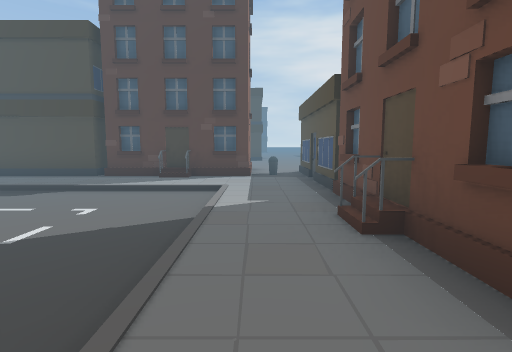
[1] (above)

24 first-person views from a walk through a Unity game level. The camera is 1.4 m above the floor, tilts 6° down and sees 85° across. The floor is counted in squares, 2 m on a side. Each view is taken from the middle of a square. On the plan, view 1 faces up. The plan holds only what a view shows up to about 9 squares ahead; the rest is blank. The place goes on beyond the plan.

[2]
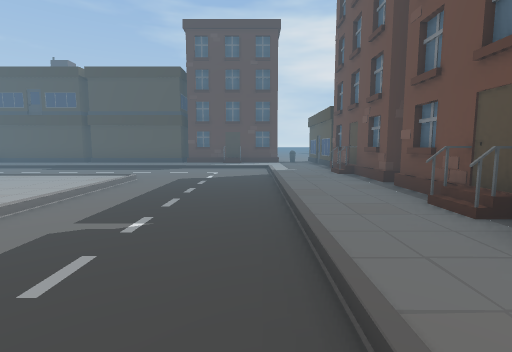

[3]
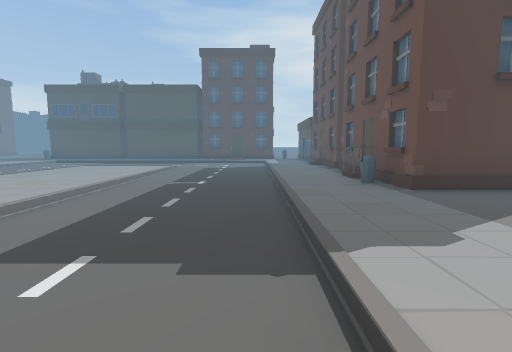

[4]
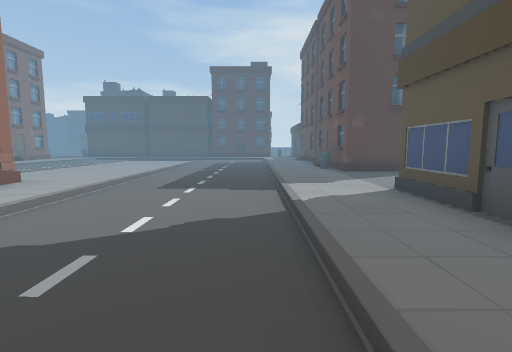

[5]
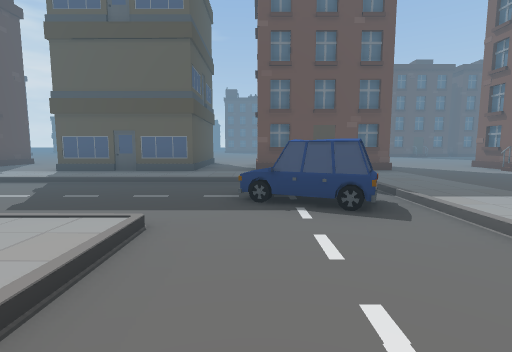

[6]
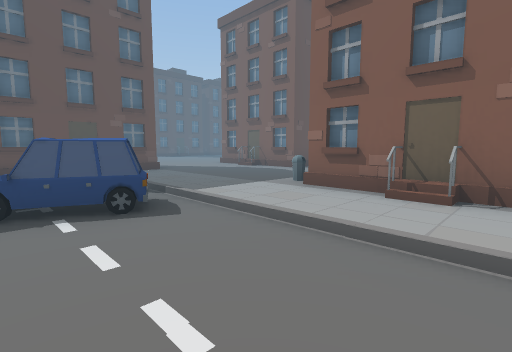

[7]
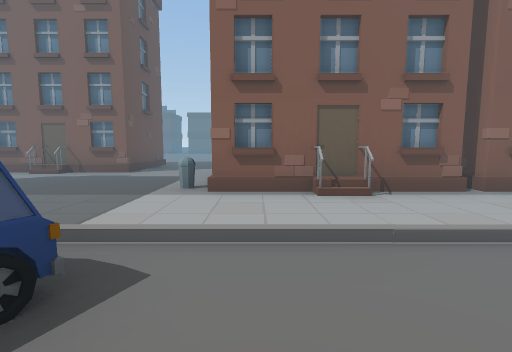

[8]
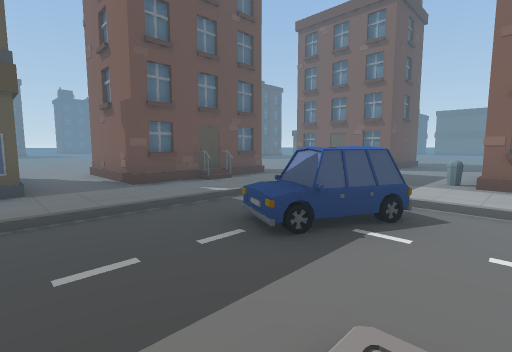

[9]
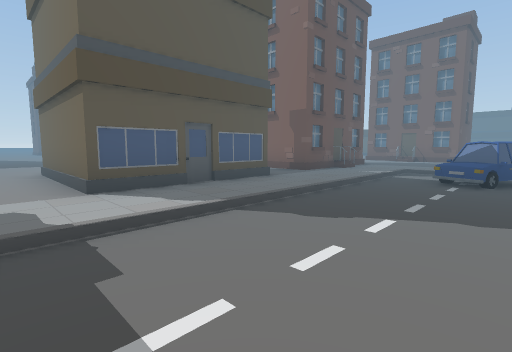

[10]
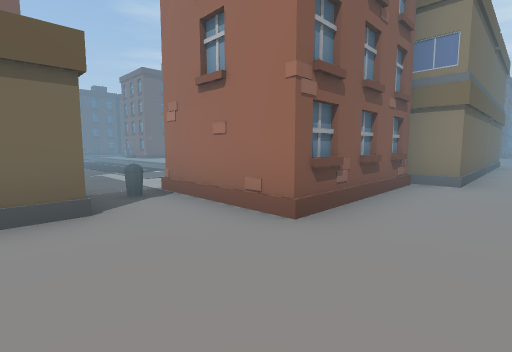

[11]
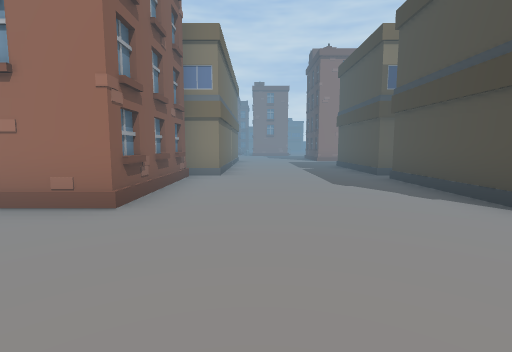

[12]
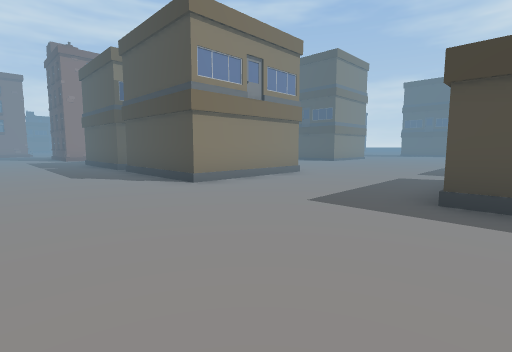

[13]
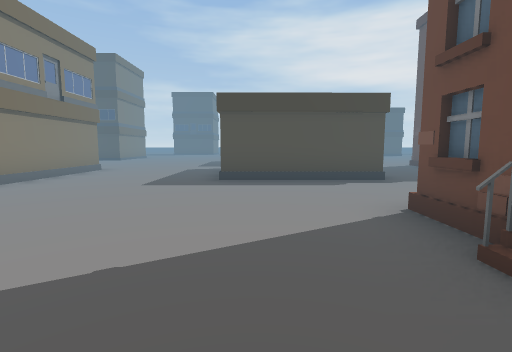

[14]
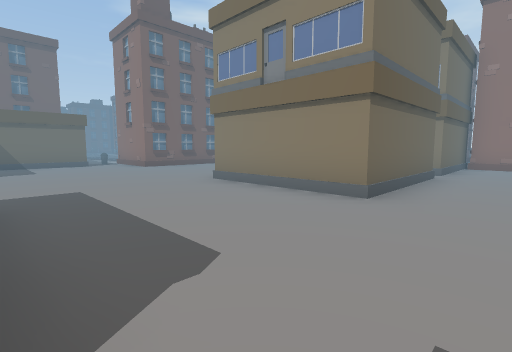

[15]
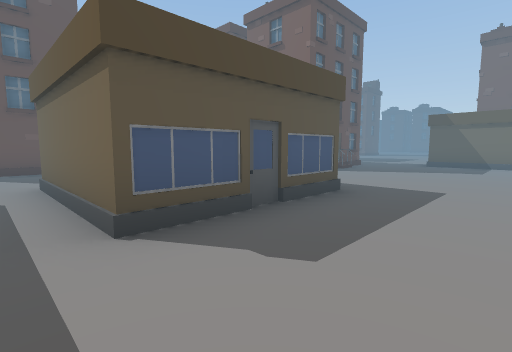

[16]
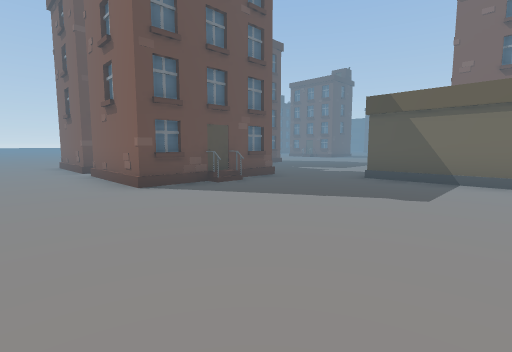

[17]
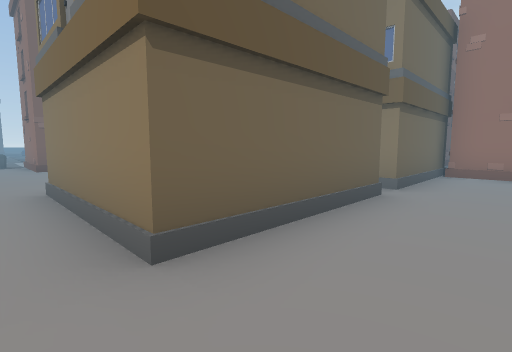

[18]
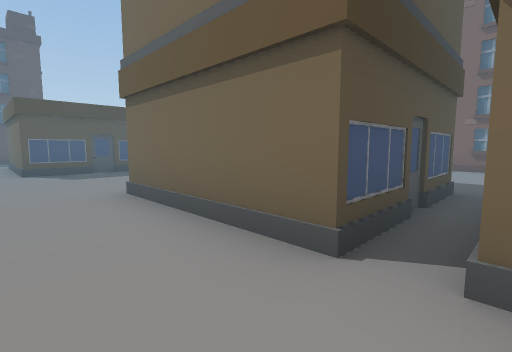

[19]
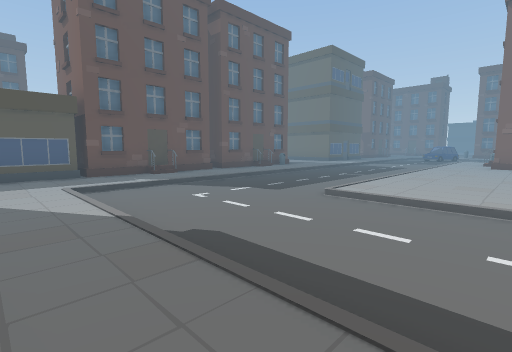

[20]
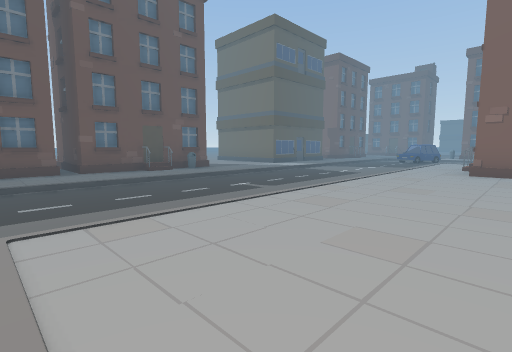

[21]
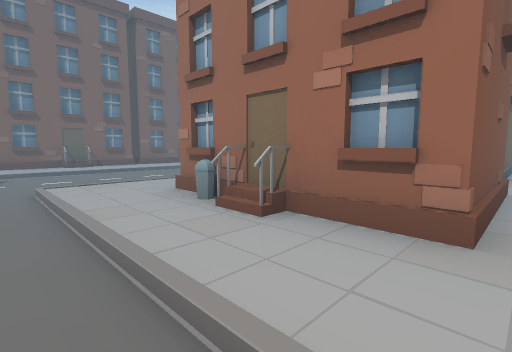

[22]
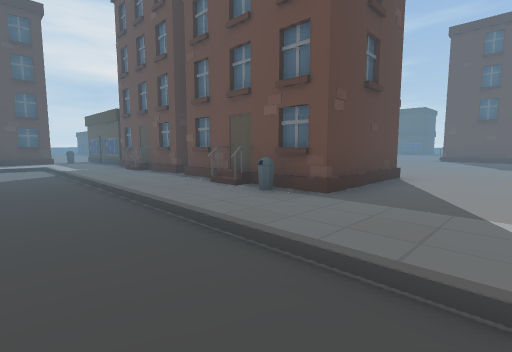

[23]
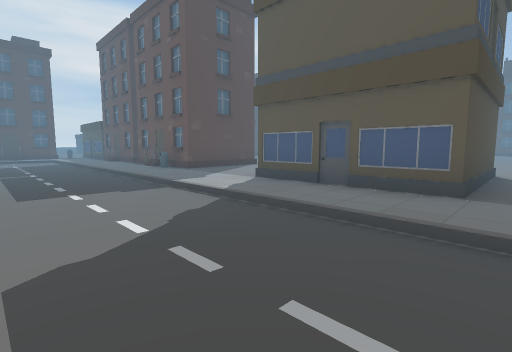

[24]
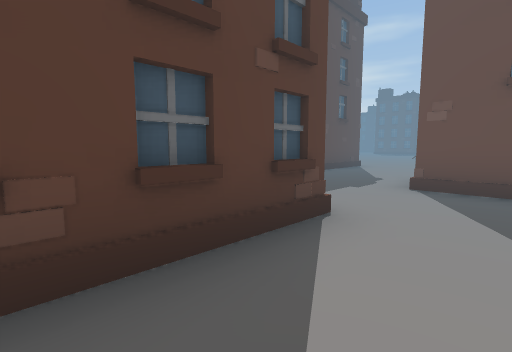

### Floor plan
Key: @ floor where view 1 was taken; # wall or solid block; . main floor; - floor 0.25 m lower than the main floor; / step, stairs or slope; H house; B bin; C car.
Columns run from 6 left of view 1 to 13 right of it. Each row starts with its distance up from view 1.
 19 .................#
 18 ...........###...#
 17 ##HH###....    ..
 16    ## #...H   ..
 15       #....###..
 14 #######............
 13 ....................
 12 .............###.##H
 11 .............#
 10 ###..........#
  9   #H###......#
  8     ###.###...
  7 ##H###BH   ...
  6 ........
  5 //////.H
  4 ------..#
  3 ------.H
  2 ///---.H
  1 ...---..# H
  0 ...---@H##H
 -1 ...---.H
 -2 ...---.B
 -3 ...---.H##H....
 -4 ...---.........
 -5 ...---........
 -6  #.---.####...
 -7  H.---.#
 -8  B.---.##
 -9  ..---.H###...
-10 ///---........
-11 ----C-..##H..
-12 ---CC-.H
-13 //////.H
-14 .......H#
-15 ##HB.....
-16 ## .......
-17 ###.......
-18 .....###H
-19 .....#

Where each view was taken, in squares from view 1:
view 1: 0 up, 0 right, facing up
view 2: 4 down, 1 left, facing up
view 3: 7 down, 1 left, facing up
view 4: 10 down, 1 left, facing up
view 5: 11 down, 6 left, facing right
view 6: 11 down, 6 left, facing down-right
view 7: 11 down, 4 left, facing down
view 8: 9 down, 4 left, facing down-right
view 9: 5 down, 3 left, facing down-right
view 10: 11 up, 2 right, facing down-left
view 11: 11 up, 3 right, facing left
view 12: 11 up, 5 right, facing up-left
view 13: 9 up, 5 right, facing up
view 14: 19 up, 4 right, facing down-left
view 15: 19 up, 2 right, facing down-right
view 16: 14 up, 2 right, facing down-right
view 17: 19 up, 1 right, facing down-left
view 18: 19 up, 4 left, facing down-right
view 19: 6 up, 6 left, facing down-right
view 20: 2 up, 6 left, facing down-right
view 21: 5 down, 3 left, facing down-left
view 22: 5 down, 2 left, facing up-right
view 23: 10 down, 3 left, facing up-right
view 24: 19 down, 6 left, facing up-right
